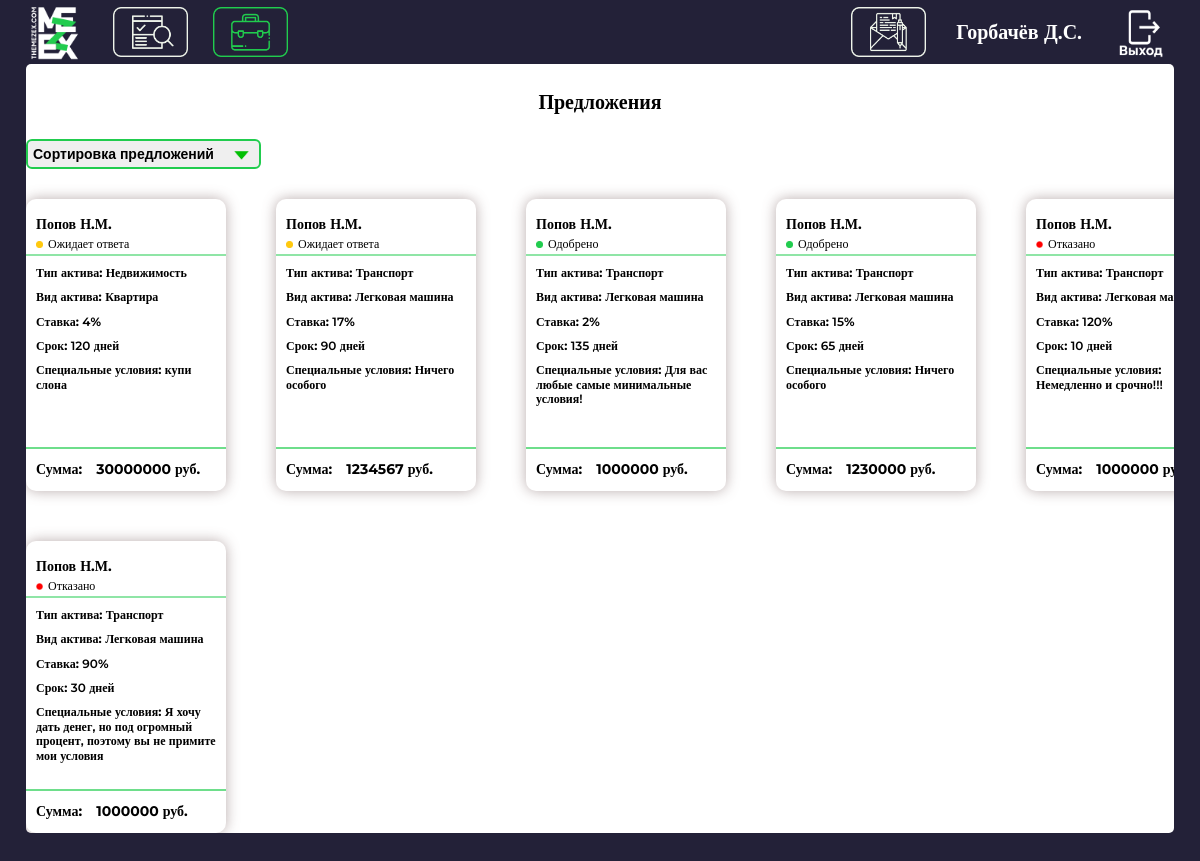
Page /offers/ (signed in) on the committed database.
### invest/models.py (models this page shows, shortened)
class Investor(models.Model):
    id_Account = models.ForeignKey(Account, on_delete = models.CASCADE)
    id_ViewClient = models.ForeignKey(ViewClient, on_delete= models.PROTECT)
    name = models.TextField()

class MySuggestions(models.Model):
    id_RequestClient = models.ForeignKey(RequestClient, on_delete = models.SET_NULL, null = True)
    id_Investor = models.ForeignKey(Investor, on_delete = models.CASCADE)
    id_Status = models.ForeignKey(Status, on_delete = models.PROTECT)
    SpecialConditions = models.TextField(null = True)
    sum = models.IntegerField()
    term = models.IntegerField()
    stavka = models.IntegerField()

class Client(models.Model):
    address = models.TextField()
    FML = models.TextField()

class TypeActiv(models.Model):
    NameOfTypeActiv = models.TextField()

class ViewActiv(models.Model):
    NameOfViewActiv = models.TextField()

### invest/views.py (the view)
# urls.py: path('offers/', views.offers, name='offers'),
@login_required
def offers(request):
    clients = Account.objects.filter(username = request.user.username)
    client = clients[0]
    investors = Investor.objects.filter(id_Account = client.id)
    investor = investors[0]
    RI = RequestInvestor.objects.filter(id_Investor = investor.id)
    infos = []
    j = MySuggestions.objects.filter(id_Investor = investor.id, id_Status = Status.objects.get(pk=2))
    for sugg in j:
        infos.append(OffersOutput(id = sugg.id, status= sugg.id_Status.NameOfStatus, sum = sugg.sum, FML = sugg.id_RequestClient.id_Client.FML, ViewActiv = sugg.id_RequestClient.id_ViewActiv.NameOfViewActiv, TypeActiv = sugg.id_RequestClient.id_TypeActiv.NameOfTypeActiv, stavka = sugg.stavka, srok= sugg.term, special = sugg.SpecialConditions))
    j = MySuggestions.objects.filter(id_Investor = investor.id, id_Status = Status.objects.get(pk=3))
    for sugg in j:
        infos.append(OffersOutput(id = sugg.id, status= sugg.id_Status.NameOfStatus, sum = sugg.sum, FML = sugg.id_RequestClient.id_Client.FML, ViewActiv = sugg.id_RequestClient.id_ViewActiv.NameOfViewActiv, TypeActiv = sugg.id_RequestClient.id_TypeActiv.NameOfTypeActiv, stavka = sugg.stavka, srok= sugg.term, special = sugg.SpecialConditions))
    j = MySuggestions.objects.filter(id_Investor = investor.id, id_Status = Status.objects.get(pk=1))
    for sugg in j:
        infos.append(OffersOutput(id = sugg.id, status= sugg.id_Status.NameOfStatus, sum = sugg.sum, FML = sugg.id_RequestClient.id_Client.FML, ViewActiv = sugg.id_RequestClient.id_ViewActiv.NameOfViewActiv, TypeActiv = sugg.id_RequestClient.id_TypeActiv.NameOfTypeActiv, stavka = sugg.stavka, srok= sugg.term, special = sugg.SpecialConditions))
    return render(request, 'invest/offers.html', {'infos' : infos, 'NameOfInvestor' : investor.name})

### invest/templates/invest/offers.html (shortened to what this page needs)
{% load static %}
<!DOCTYPE html>
<html lang="ru">
<head>
	<link rel="stylesheet" href={% static 'invest/css/offers_create.css' %}>
</head>
<body>
    <div class="container-overlay">
        <div class="container-all">
            <div class="container-header">
                <div class="container-header-content">
                    <div class="container-header-content-logo">
                        <img src={% static 'invest/img/mezex_logo_white.png' %} class="pic-logo">
                    </div>
                    <div class="container-header-content-applications">
                        <a href ="{% url 'home' %}">
                            <img src={% static 'invest/img/applic_pas.png' %} class="pic-bag">
                        </a>
                    </div>
                    <div class="container-header-content-applications container-header-content-offers">
                        <a href ="{% url 'offers' %}">
                            <img src={% static 'invest/img/offers_act.png' %} class="pic-bag pic-bag2">
                        </a>
                    </div>
                    <div class="container-header-content-fio">
                        <div class="container-header-content-create">
                            <a href ="{% url 'create' %}">
                                <img src={% static 'invest/img/create_pas.png' %} class="pic-create">
                            </a>
                        </div>
                        <div class="container-header-content-fio-fio">{{ NameOfInvestor  }}</div>
                        {% if user.is_authenticated %}
                            <div class ="container-header-content-fio-out">
                                <a href ="{% url 'logout' %}"><button type="button" class="button-out">
                                <img src= {% static 'invest/img/button_outs.png' %} class="header-button-out-icon">
                                </button>
                                </a>
                            </div>
                        {% endif %}
                    </div>
                </div>
            </div>
            <div class="window_applications">
            <div class="layout_container-content">
                <div class="section-container-applications">
                        <div class="text-applications">Предложения</div>
                    <div class="grid-container">
                        <div class="box_for_sort">
                            <select id="dnd" onclick="get_id_sort(event)" class="big_sort_choise">
                                <option id="0" >Сортировка предложений</option>
                            </select>
                        </div>
                        <div class="flex-container">
                            {% for info in infos %}
                                {% if info.status == 'Одобрена' %}
                                    <div onclick="offers(event)" class="filterDiv odob flex-item" id="{{ info.id }}">
                                        <a href = "{% url 'view_files' %}" target="_blank" style="text-decoration: none; color: black; height: 292px;">
                                        <div id="{{ info.id }}" class="text-fio">{{info.FML}}</div>
                                        <div id="{{ info.id }}" class="text-status"><img id="{{ info.id }}" src= {% static 'invest/img/green_dot.png' %} class="pic-status">Одобрено</div>
                                        <div id="{{ info.id }}" class="green-line"></div>
                                {% endif %}
                                {% if info.status == 'Ожидает ответа' %}
                                    <div onclick="offers(event)" class="filterDiv time flex-item" id="{{ info.id }}">
                                        <a href = "{% url 'view_files' %}" target="_blank" style="text-decoration: none; color: black; height: 292px;">
                                        <div id="{{ info.id }}" class="text-fio">{{info.FML}}</div>
                                        <div id="{{ info.id }}" class="text-status"><img id="{{ info.id }}" src= {% static 'invest/img/yellow_dot.png' %} class="pic-status">Ожидает ответа</div>
                                        <div id="{{ info.id }}" class="green-line"></div>
                                {% endif %}
                                {% if info.status == 'Отказано' %}
                                    <div onclick="offers(event)" class="filterDiv otkaz flex-item" id="{{ info.id }}">
                                        <a href = "{% url 'view_files' %}" target="_blank" style="text-decoration: none; color: black;  height: 292px;">
                                        <div id="{{ info.id }}" class="text-fio">{{info.FML}}</div>
                                        <div id="{{ info.id }}" class="text-status"><img id="{{ info.id }}" src= {% static 'invest/img/red_dot.png' %} class="pic-status">Отказано</div>
                                        <div id="{{ info.id }}" class="green-line"></div>
                                {% endif %}
                                <div id="{{ info.id }}" class="block-type">
                                    <div id="{{ info.id }}" class="text-type">Тип актива: <span id="{{ info.id }}" class="text-type-view-more">{{ info.TypeActiv }}</span></div>
                                    <div id="{{ info.id }}" class="text-type">Вид актива: <span id="{{ info.id }}" class="text-type-view-more">{{ info.ViewActiv }}</span></div>
                                    <div id="{{ info.id }}" class="text-type">Ставка: <span id="{{ info.id }}" class="text-type-view-more">{{ info.stavka }}</span>%</div>
                                    <div id="{{ info.id }}" class="text-type">Срок: <span id="{{ info.id }}" class="text-type-view-more">{{ info.srok }}</span> дней</div>
                                    <div id="{{ info.id }}" class="text-type">Специальные условия: <span id="{{ info.id }}" class="text-type-view-more">{{ info.special }}</span></div>
                                </div>
                                <div id="{{ info.id }}" class="green-line green-line-down"></div>
                                <div id="{{ info.id }}" class="block-sum">
                                    <div id="{{ info.id }}" class="text-sum">Сумма: <span id="{{ info.id }}" class="text-sum-digits">{{ info.sum }} руб.</span></div>
                                </div>
                            </a>
                                </div>
                            {% endfor %}
                        </div>
                    </div>
                </div>
            </div>
            </div>
        </div>
    </div>
</body>

### rows in the picture
Investor: name "Горбачёв Д.С."
MySuggestions: FML "Попов Н.М.", TypeActiv "Недвижимость", ViewActiv "Квартира", stavka "4", srok "120", special "купи слона", sum "30000000"
MySuggestions: FML "Попов Н.М.", TypeActiv "Транспорт", ViewActiv "Легковая машина", stavka "17", srok "90", special "Ничего особого", sum "1234567"
MySuggestions: FML "Попов Н.М.", TypeActiv "Транспорт", ViewActiv "Легковая машина", stavka "2", srok "135", special "Для вас любые самые минимальные условия!", sum "1000000"
MySuggestions: FML "Попов Н.М.", TypeActiv "Транспорт", ViewActiv "Легковая машина", stavka "15", srok "65", special "Ничего особого", sum "1230000"
MySuggestions: FML "Попов Н.М.", TypeActiv "Транспорт", ViewActiv "Легковая…", stavka "120", srok "10", special "Немедленно и срочно!!!", sum "1000000"
MySuggestions: FML "Попов Н.М.", TypeActiv "Транспорт", ViewActiv "Легковая машина", stavka "90", srok "30", special "Я хочу дать денег, но под огромный процент, поэтому вы не примите мои условия", sum "1000000"
